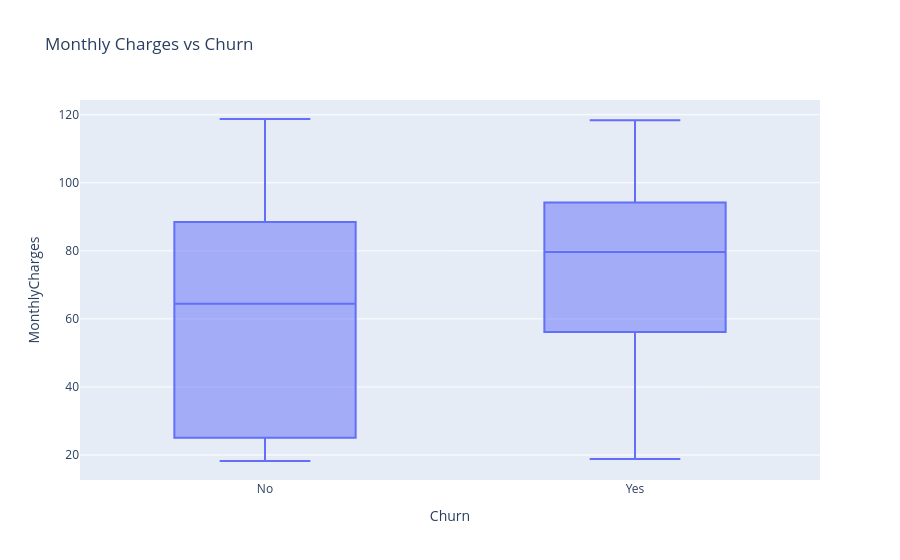

Notebook cell for this chart:
### Code cell
fig = px.box(
    df,
    x="Churn",
    y="MonthlyCharges",
    title="Monthly Charges vs Churn"
)

fig.show()

### Figure 1 — Plotly figure (JSON) as saved in the notebook; plotly's stock layout.template omitted (floating-point values rounded to 4 significant figures; data arrays with more than 128 entries replaced by an {"elided": "..."} marker saying what was removed)
{"data": [{"alignmentgroup": "True", "hovertemplate": "Churn=%{x}<br>MonthlyCharges=%{y}<extra></extra>", "legendgroup": "", "marker": {"color": "#636efa"}, "name": "", "notched": false, "offsetgroup": "", "orientation": "v", "showlegend": false, "type": "box", "x": {"elided": "7032 str values"}, "x0": " ", "xaxis": "x", "y": {"elided": "7032 float values"}, "y0": " ", "yaxis": "y"}], "layout": {"autosize": true, "boxmode": "group", "legend": {"tracegroupgap": 0}, "title": {"text": "Monthly Charges vs Churn"}, "xaxis": {"anchor": "y", "autorange": true, "domain": [0, 1], "range": [-0.5, 1.5], "title": {"text": "Churn"}, "type": "category"}, "yaxis": {"anchor": "x", "autorange": true, "domain": [0, 1], "range": [12.67, 124.3], "title": {"text": "MonthlyCharges"}, "type": "linear"}}}
